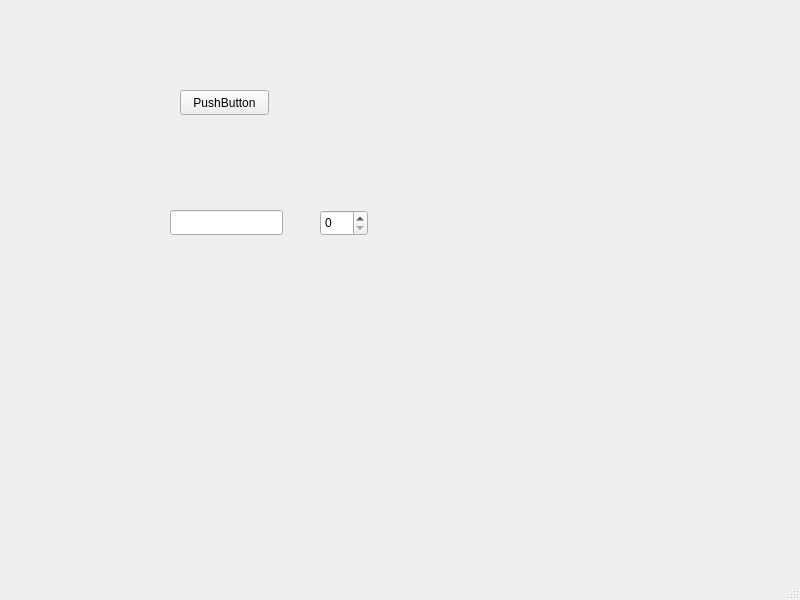
<?xml version="1.0" encoding="UTF-8"?>
<ui version="4.0">
 <class>MainWindow</class>
 <widget class="QMainWindow" name="MainWindow">
  <property name="geometry">
   <rect>
    <x>0</x>
    <y>0</y>
    <width>800</width>
    <height>600</height>
   </rect>
  </property>
  <property name="windowTitle">
   <string>MainWindow</string>
  </property>
  <widget class="QWidget" name="centralwidget">
   <widget class="QSpinBox" name="spinBox">
    <property name="geometry">
     <rect>
      <x>320</x>
      <y>210</y>
      <width>48</width>
      <height>26</height>
     </rect>
    </property>
   </widget>
   <widget class="QPushButton" name="pushButton">
    <property name="geometry">
     <rect>
      <x>180</x>
      <y>90</y>
      <width>89</width>
      <height>25</height>
     </rect>
    </property>
    <property name="text">
     <string>PushButton</string>
    </property>
   </widget>
   <widget class="QLineEdit" name="lineEdit">
    <property name="geometry">
     <rect>
      <x>170</x>
      <y>210</y>
      <width>113</width>
      <height>25</height>
     </rect>
    </property>
   </widget>
  </widget>
  <widget class="QMenuBar" name="menubar">
   <property name="geometry">
    <rect>
     <x>0</x>
     <y>0</y>
     <width>800</width>
     <height>22</height>
    </rect>
   </property>
  </widget>
  <widget class="QStatusBar" name="statusbar"/>
  <action name="actionHelp">
   <property name="text">
    <string>Help</string>
   </property>
  </action>
 </widget>
 <resources/>
 <connections>
  <connection>
   <sender>lineEdit</sender>
   <signal>textEdited(QString)</signal>
   <receiver>pushButton</receiver>
   <slot>raise()</slot>
   <hints>
    <hint type="sourcelabel">
     <x>204</x>
     <y>242</y>
    </hint>
    <hint type="destinationlabel">
     <x>248</x>
     <y>124</y>
    </hint>
   </hints>
  </connection>
  <connection>
   <sender>pushButton</sender>
   <signal>clicked()</signal>
   <receiver>spinBox</receiver>
   <slot>stepUp()</slot>
   <hints>
    <hint type="sourcelabel">
     <x>192</x>
     <y>121</y>
    </hint>
    <hint type="destinationlabel">
     <x>337</x>
     <y>234</y>
    </hint>
   </hints>
  </connection>
 </connections>
</ui>
